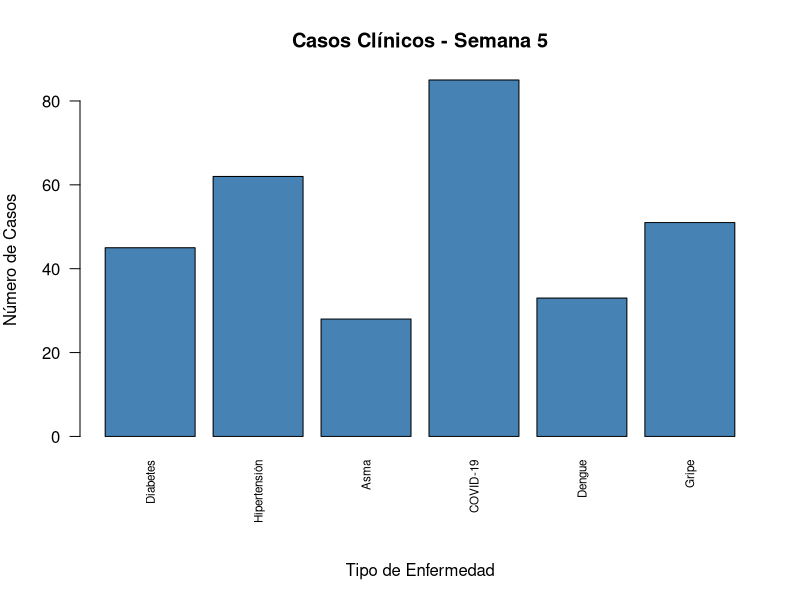

Write the R code that produced this figure.
#SEMANA 5 - FABIOLA ALMEIDA
#GRAFICO DE BARRAS

enfermedad <- c("Diabetes", "Hipertensión", "Asma", "COVID-19", "Dengue", "Gripe")
casos <- c(45, 62, 28, 85, 33, 51)

datos_clinicos <- data.frame(Tipo_Enfermedad = enfermedad, Numero_Casos = casos)

# Ajustamos los márgenes para que no se encime
par(mar = c(8, 4, 4, 2))  # Esto da más espacio abajo

barplot(height = datos_clinicos$Numero_Casos,
        names.arg = datos_clinicos$Tipo_Enfermedad,
        main = "Casos Clínicos - Semana 5",
        xlab = "",  # Quitamos el nombre del eje X
        ylab = "Número de Casos",
        col = "steelblue",
        las = 2,
        cex.names = 0.7)  # Letra más pequeña

# Agregamos el título del eje X más abajo
mtext("Tipo de Enfermedad", side = 1, line = 6)
